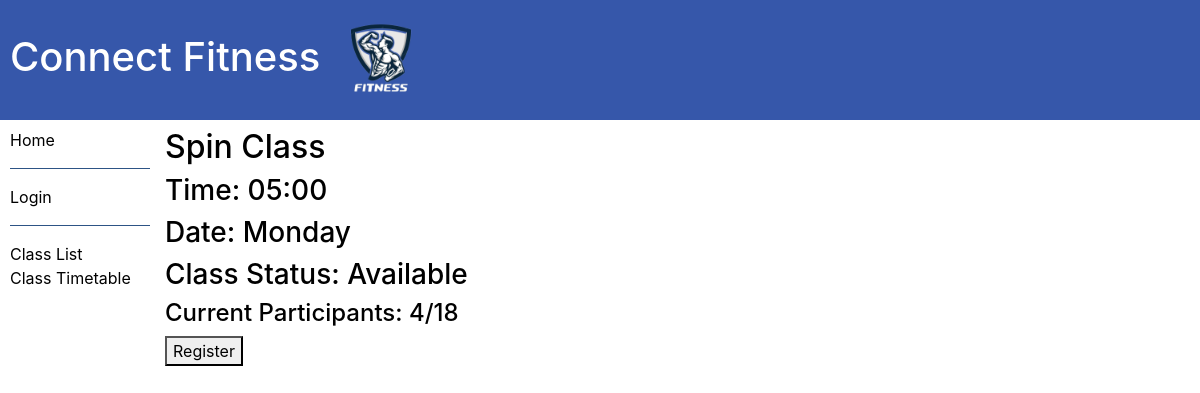
Page /ERP/timetable_class/1 on the committed database.
### ERP/models.py (models this page shows, shortened)
class timetable_class_instance(models.Model):
    gym_class = models.ForeignKey('Gym_class', on_delete=models.RESTRICT, null=True, blank = True)
    time_slot = models.CharField(max_length=5, null=True, blank=True)
    day = models.CharField(max_length = 10,null=True, blank = True)
    Class_status =(
        ("a", "Available"),
        ("c", "Cancelled"),
        ("h", "On Hold"),
    )
    status = models.CharField(max_length=1,choices=Class_status,blank=False,
                              default="a", help_text="Class status")
    max_participants = models.CharField(max_length = 2, null = True , blank = True)
    current_participants = models.CharField(max_length = 2, null = True, blank = True)
    class Meta:
        ordering = ['time_slot', 'day']

class Gym_class(models.Model):
    title = models.CharField(max_length = 100)
    description = models.TextField(max_length=1000)
    archive = models.BooleanField(null = True, default=False)
    class Meta:
        ordering = ['title']

### ERP/views.py (the view)
# urls.py: path("timetable_class/<int:pk>", views.Timetable_Class_detail.as_view(), name="timetable_class"),
class Timetable_Class_detail(generic.DetailView):
    model = timetable_class_instance
    context_object_name = "timetable_class"
    template_name="timetable_class_detail.html"

### ERP/templates/timetable_class_detail.html (shortened to what this page needs)
{% extends "base_generic.html" %}
{% block content %}
{% load static %}
<head >
</head>
<h2><a href = "{% url 'classes' pk=timetable_class.gym_class.pk %}">{{timetable_class.gym_class.title}}</a></h2>
<h3>Time: {{timetable_class.time_slot}}</h3>
<h3>Date: {{timetable_class.day}}</h3>
<h3>Class Status: {{timetable_class.get_status_display}}</h3>
{% if timetable_class.max_participants %}
    <h4>Current Participants: {{timetable_class.current_participants}}/{{timetable_class.max_participants}}</h4>
{% endif %}
<button>Register</button>
{% endblock %}

### ERP/templates/base_generic.html (style rules this page uses)
html { background-color: #ffffff; }
body { visibility: visable; opacity: 1; background-color: #000000; }
a { color: #000000 }

### rows in the picture
timetable_class_instance: gym_class "Spin Class", time_slot "05:00", day "Monday", status "Available", current_participants "4", max_participants "18"
